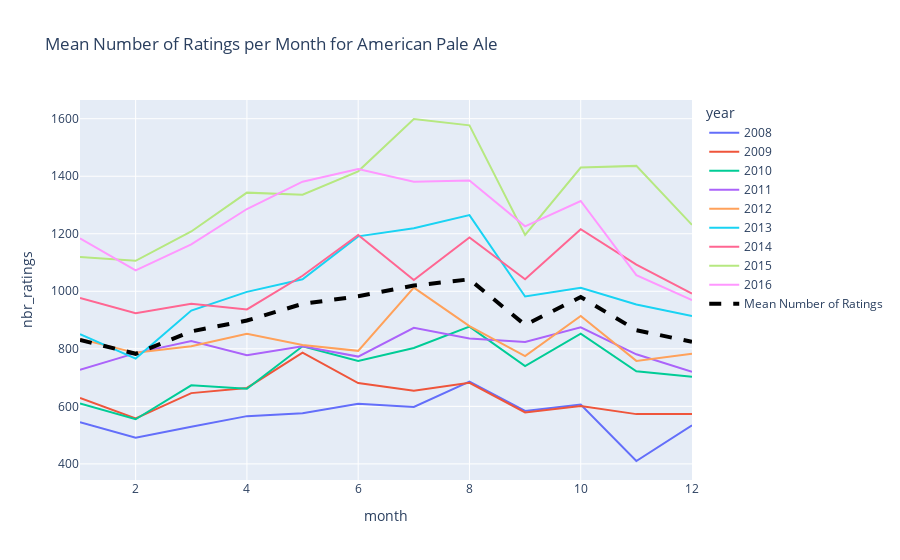

Here is the notebook cell this chart was saved with:
### Code cell
sample_style = 'American Pale Ale'

ratings_users_american = ratings_users_top_styles_df[ratings_users_top_styles_df['style'] == sample_style]

# group by year_month and count the number of ratings per year_month
year_month_ratings_count_american = ratings_users_american.groupby('year_month')['year_month'].count()

year_month_ratings_count_american = pd.DataFrame({'year_month': year_month_ratings_count_american.index, 'nbr_ratings': year_month_ratings_count_american.values})

year_month_ratings_count_american['year'] = year_month_ratings_count_american['year_month'].dt.year
year_month_ratings_count_american['month'] = year_month_ratings_count_american['year_month'].dt.month

# keep only rows where the year is greater than 2011 and less than 2017 
year_month_ratings_count_filtered = year_month_ratings_count_american[(year_month_ratings_count_american.year >= 2008) & (year_month_ratings_count_american.year < 2017)]

# compute the mean number of ratings per month
mean_ratings_per_month = year_month_ratings_count_filtered.groupby('month')['nbr_ratings'].mean().reset_index(name='mean_nbr_ratings')

# plot with plotly the mean number of ratings per month
fig = px.line(year_month_ratings_count_filtered, x='month', y='nbr_ratings', color='year', title='Mean Number of Ratings per Month for {}'.format(sample_style))
fig.add_trace(go.Scatter(x=year_month_ratings_count_filtered.month, y=mean_ratings_per_month.mean_nbr_ratings, mode='lines', name='Mean Number of Ratings', line=dict(color='black', dash='dash', width=4)))

fig.show()

### Figure 1 — Plotly figure (JSON) as saved in the notebook; plotly's stock layout.template omitted (floating-point values rounded to 4 significant figures)
{"data": [{"hovertemplate": "year=2008<br>month=%{x}<br>nbr_ratings=%{y}<extra></extra>", "legendgroup": "2008", "line": {"color": "#636efa", "dash": "solid"}, "marker": {"symbol": "circle"}, "mode": "lines", "name": "2008", "orientation": "v", "showlegend": true, "type": "scatter", "x": [1, 2, 3, 4, 5, 6, 7, 8, 9, 10, 11, 12], "xaxis": "x", "y": [545, 491, 529, 566, 576, 609, 598, 686, 584, 606, 410, 534], "yaxis": "y"}, {"hovertemplate": "year=2009<br>month=%{x}<br>nbr_ratings=%{y}<extra></extra>", "legendgroup": "2009", "line": {"color": "#EF553B", "dash": "solid"}, "marker": {"symbol": "circle"}, "mode": "lines", "name": "2009", "orientation": "v", "showlegend": true, "type": "scatter", "x": [1, 2, 3, 4, 5, 6, 7, 8, 9, 10, 11, 12], "xaxis": "x", "y": [629, 558, 646, 664, 787, 681, 654, 682, 579, 601, 573, 573], "yaxis": "y"}, {"hovertemplate": "year=2010<br>month=%{x}<br>nbr_ratings=%{y}<extra></extra>", "legendgroup": "2010", "line": {"color": "#00cc96", "dash": "solid"}, "marker": {"symbol": "circle"}, "mode": "lines", "name": "2010", "orientation": "v", "showlegend": true, "type": "scatter", "x": [1, 2, 3, 4, 5, 6, 7, 8, 9, 10, 11, 12], "xaxis": "x", "y": [610, 555, 673, 661, 809, 758, 803, 877, 740, 853, 722, 703], "yaxis": "y"}, {"hovertemplate": "year=2011<br>month=%{x}<br>nbr_ratings=%{y}<extra></extra>", "legendgroup": "2011", "line": {"color": "#ab63fa", "dash": "solid"}, "marker": {"symbol": "circle"}, "mode": "lines", "name": "2011", "orientation": "v", "showlegend": true, "type": "scatter", "x": [1, 2, 3, 4, 5, 6, 7, 8, 9, 10, 11, 12], "xaxis": "x", "y": [727, 785, 827, 778, 809, 773, 873, 836, 824, 875, 781, 720], "yaxis": "y"}, {"hovertemplate": "year=2012<br>month=%{x}<br>nbr_ratings=%{y}<extra></extra>", "legendgroup": "2012", "line": {"color": "#FFA15A", "dash": "solid"}, "marker": {"symbol": "circle"}, "mode": "lines", "name": "2012", "orientation": "v", "showlegend": true, "type": "scatter", "x": [1, 2, 3, 4, 5, 6, 7, 8, 9, 10, 11, 12], "xaxis": "x", "y": [834, 786, 809, 852, 813, 793, 1013, 879, 775, 914, 758, 783], "yaxis": "y"}, {"hovertemplate": "year=2013<br>month=%{x}<br>nbr_ratings=%{y}<extra></extra>", "legendgroup": "2013", "line": {"color": "#19d3f3", "dash": "solid"}, "marker": {"symbol": "circle"}, "mode": "lines", "name": "2013", "orientation": "v", "showlegend": true, "type": "scatter", "x": [1, 2, 3, 4, 5, 6, 7, 8, 9, 10, 11, 12], "xaxis": "x", "y": [851, 766, 933, 998, 1042, 1191, 1219, 1265, 982, 1012, 954, 914], "yaxis": "y"}, {"hovertemplate": "year=2014<br>month=%{x}<br>nbr_ratings=%{y}<extra></extra>", "legendgroup": "2014", "line": {"color": "#FF6692", "dash": "solid"}, "marker": {"symbol": "circle"}, "mode": "lines", "name": "2014", "orientation": "v", "showlegend": true, "type": "scatter", "x": [1, 2, 3, 4, 5, 6, 7, 8, 9, 10, 11, 12], "xaxis": "x", "y": [977, 924, 957, 937, 1054, 1196, 1039, 1187, 1042, 1216, 1093, 992], "yaxis": "y"}, {"hovertemplate": "year=2015<br>month=%{x}<br>nbr_ratings=%{y}<extra></extra>", "legendgroup": "2015", "line": {"color": "#B6E880", "dash": "solid"}, "marker": {"symbol": "circle"}, "mode": "lines", "name": "2015", "orientation": "v", "showlegend": true, "type": "scatter", "x": [1, 2, 3, 4, 5, 6, 7, 8, 9, 10, 11, 12], "xaxis": "x", "y": [1119, 1106, 1208, 1343, 1336, 1417, 1599, 1577, 1196, 1430, 1436, 1231], "yaxis": "y"}, {"hovertemplate": "year=2016<br>month=%{x}<br>nbr_ratings=%{y}<extra></extra>", "legendgroup": "2016", "line": {"color": "#FF97FF", "dash": "solid"}, "marker": {"symbol": "circle"}, "mode": "lines", "name": "2016", "orientation": "v", "showlegend": true, "type": "scatter", "x": [1, 2, 3, 4, 5, 6, 7, 8, 9, 10, 11, 12], "xaxis": "x", "y": [1184, 1073, 1163, 1286, 1381, 1425, 1381, 1385, 1226, 1314, 1056, 969], "yaxis": "y"}, {"line": {"color": "black", "dash": "dash", "width": 4}, "mode": "lines", "name": "Mean Number of Ratings", "type": "scatter", "x": [1, 2, 3, 4, 5, 6, 7, 8, 9, 10, 11, 12, 1, 2, 3, 4, 5, 6, 7, 8, 9, 10, 11, 12, 1, 2, 3, 4, 5, 6, 7, 8, 9, 10, 11, 12, 1, 2, 3, 4, 5, 6, 7, 8, 9, 10, 11, 12, 1, 2, 3, 4, 5, 6, 7, 8, 9, 10, 11, 12, 1, 2, 3, 4, 5, 6, 7, 8, 9, 10, 11, 12, 1, 2, 3, 4, 5, 6, 7, 8, 9, 10, 11, 12, 1, 2, 3, 4, 5, 6, 7, 8, 9, 10, 11, 12, 1, 2, 3, 4, 5, 6, 7, 8, 9, 10, 11, 12], "y": [830.7, 782.7, 860.6, 898.3, 956.3, 982.6, 1020.0, 1042.0, 883.1, 980.1, 864.8, 824.3]}], "layout": {"legend": {"title": {"text": "year"}, "tracegroupgap": 0}, "title": {"text": "Mean Number of Ratings per Month for American Pale Ale"}, "xaxis": {"anchor": "y", "domain": [0, 1], "title": {"text": "month"}}, "yaxis": {"anchor": "x", "domain": [0, 1], "title": {"text": "nbr_ratings"}}}}
